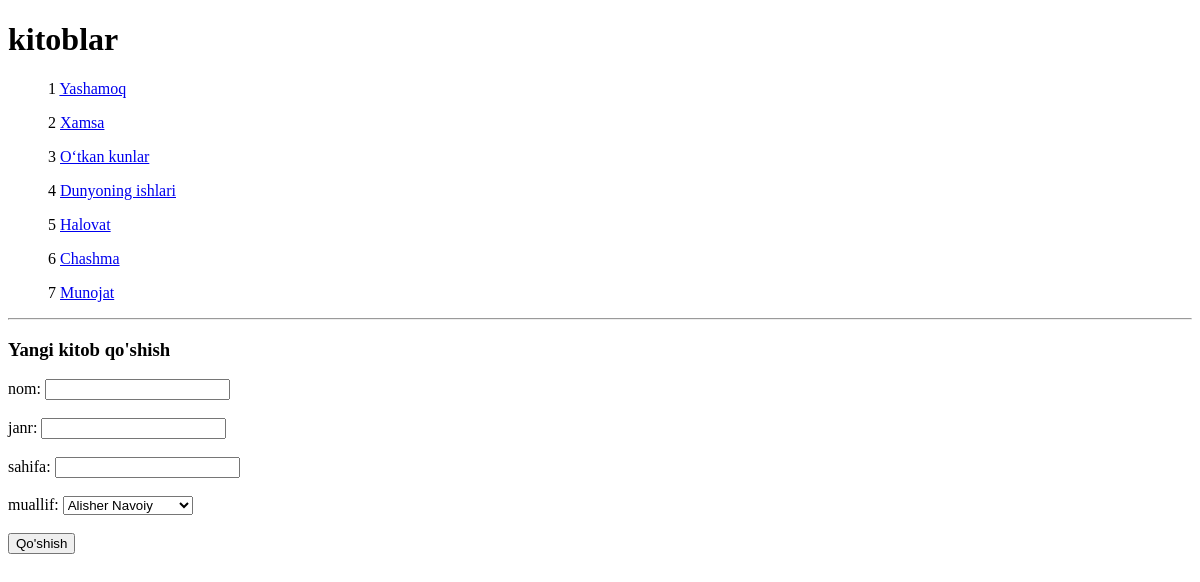
Page /kitoblar/ on the earlier database version.
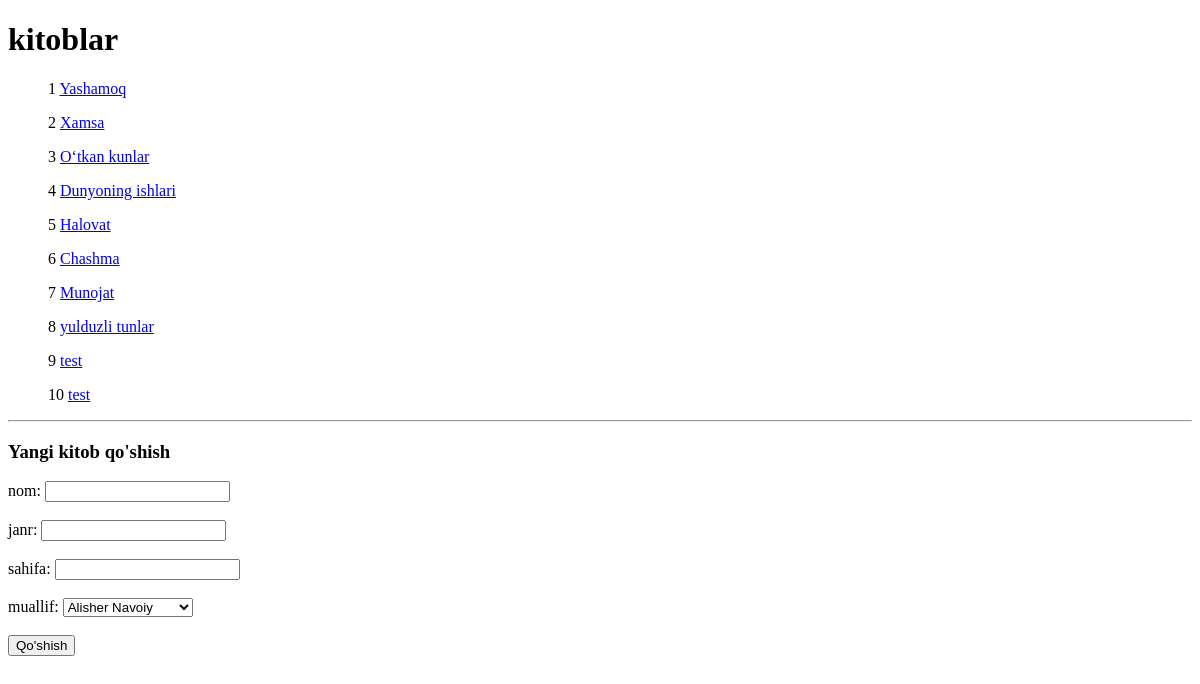
Same page on the later database version.
### main/models.py (models this page shows, shortened)
class Kitob(models.Model):
    nom=models.CharField()
    janr=models.CharField()
    sahifa=models.PositiveSmallIntegerField()
    muallif=models.ForeignKey(Muallif, on_delete=models.SET_NULL,null=True)

### main/views.py (the view, shortened to what this page needs)
# urls.py: path('kitoblar/',Kitoblar_views),
def Kitoblar_views(request):
    kitoblar=Kitob.objects.all()
    mualliflar=Muallif.objects.all()
    context = {
        'kitoblar': kitoblar,
        'mualliflar':mualliflar,
    }
    return render(request, 'Kitoblar.html', context)

### Template/Kitoblar.html (shortened to what this page needs)
<!DOCTYPE html>
<html lang="en">
<head>
</head>
<body>
<h1>kitoblar</h1>
<ol>
        {% for kitob in kitoblar %}
    <p>
        {{forloop.counter}}
        <a href="/kitoblar/{{kitob.id}}/">
        {{kitob.nom}}
            </a>
        </p>
        {% endfor %}
</ol>
 <hr>
    <h3>Yangi kitob qo'shish</h3>
    <form method="post">
        <label for="name">nom: </label>
        <input id="name" type="text" name="nom" required>
        <br><br>
        <label for="genree">janr: </label>
        <input id="genree" type="text" name="janr" required>
        <br><br>
        <label for="sahifa">sahifa: </label>
        <input id="sahifa" type="number" name="sahifa"  required>
        <br><br>
        <label for="author">muallif: </label>
        <select name="muallif_id" id="author">
            {% for muallif in mualliflar %}
                <option value="{{ muallif.id }}">{{ muallif.ism }}</option>
            {% endfor %}
        </select>
        <br><br>
        <button>Qo'shish</button>
        <br><br>
    </form>
</body>
</html>

Differences in the rows shown:
added Kitob: nom "yulduzli tunlar"
added Kitob: nom "test"
added Kitob: nom "test"
